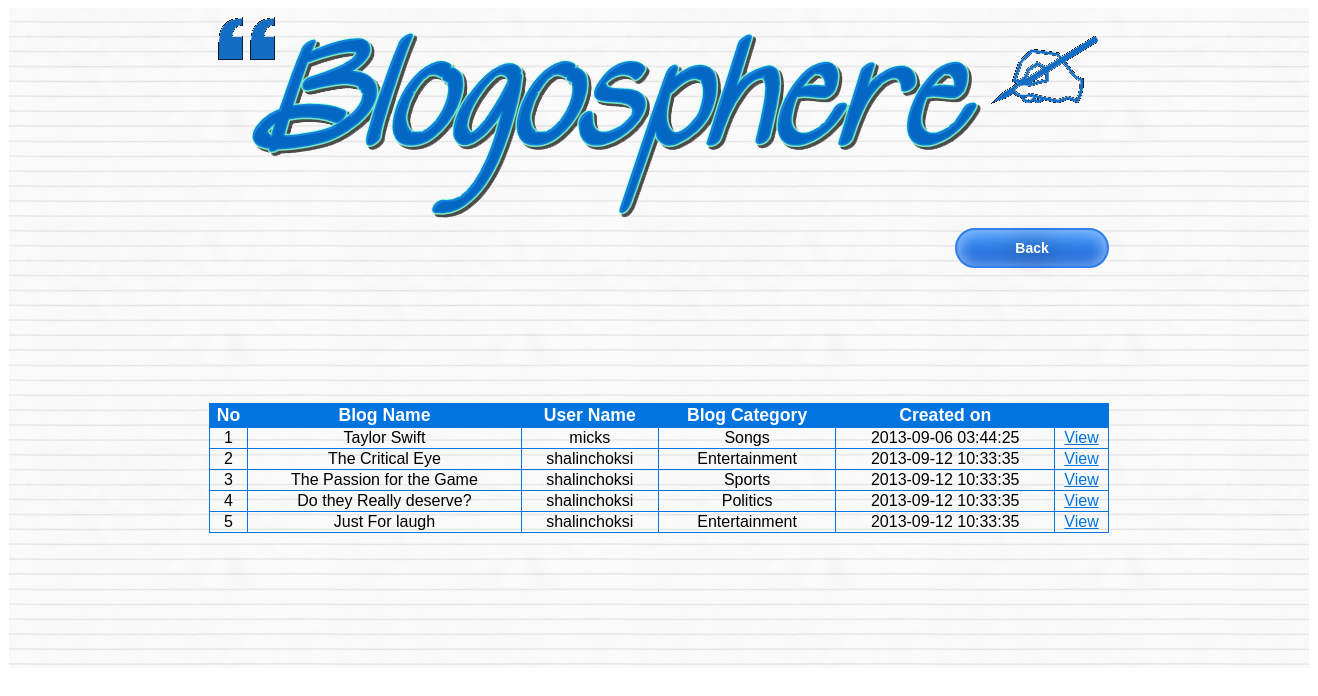
Screenshot of /blog/allblogs.php with the database file from the repository.
### tables this page shows
CREATE TABLE IF NOT EXISTS `blog` (
  `id` int(10) NOT NULL AUTO_INCREMENT,
  `uid` int(11) NOT NULL,
  `bname` varchar(100) NOT NULL,
  `Category` varchar(20) NOT NULL,
  `fontsize` int(11) NOT NULL DEFAULT '7',
  `fontface` varchar(20) NOT NULL DEFAULT 'Times New Roman',
  `fontcolor` blob NOT NULL,
  `bgimg` varchar(30) NOT NULL DEFAULT '/images/bg.png',
  `datetime` datetime NOT NULL,
  `stats` int(11) NOT NULL,
  PRIMARY KEY (`id`)
);

CREATE TABLE IF NOT EXISTS `user_detail` (
  `Id` int(10) NOT NULL AUTO_INCREMENT,
  `fname` varchar(20) NOT NULL,
  `lname` varchar(20) NOT NULL,
  `age` int(11) NOT NULL,
  `dob` date NOT NULL,
  `gender` varchar(6) NOT NULL,
  `cnum` bigint(15) NOT NULL,
  `Username` varchar(20) NOT NULL,
  `emailid` varchar(30) NOT NULL,
  `password` varchar(15) NOT NULL,
  `datetime` datetime NOT NULL,
  `force_new_pw` int(11) NOT NULL DEFAULT '0',
  PRIMARY KEY (`Id`)
);

### blog/allblogs.php (the view, shortened to what this page needs)
<!DOCTYPE html PUBLIC "-//W3C//DTD XHTML 1.0 Transitional//EN" "http://www.w3.org/TR/xhtml1/DTD/xhtml1-transitional.dtd">
<html xmlns="http://www.w3.org/1999/xhtml">
<head>
<link type="text/css" rel="stylesheet" href="1.css" />
<link type="text/css" rel="stylesheet" href="2.css" />
</head>
<body>
  <form name="frmudsr" method="POST" action="#">
  <table width="1300" hieght="700"  class="tableimg" border="0" align="center" cellpadding="0" cellspacing="0" >
<tr>
  <td class="" width="200" height="220"></td>
  <td height="220" width="900" class="image"></td>
  <td class="" width="200" height="220"></td>
</tr>
<tr>
  <td class="" width="200" height=""></td>
  <td height="" width="900" class=""><div style="float:right;"><a href="user.php" class="button"><font color="#fff">Back</font></a></td>
  <td class="" width="200" height=""></td>
</tr>
<tr>
  <td height=""></td>
  <td height="400" width="900">
    <div align="center">
  <?php
include 'connection.php';
$result = mysqli_query($con, "SELECT * FROM blog JOIN user_detail ON user_detail.Id=blog.uid");
echo "<table id='table'>";
echo "<tr>";
echo "<th><b>No</b></th>";
echo "<th><b>Blog Name<b></th>";
echo "<th><b>User Name<b></th>";
echo "<th>Blog Category</th>";
echo "<th>Created on</th>";
echo "<th></th>";
echo "</tr>";
$i = 1;
While ($row = mysqli_fetch_array($result)) {
    echo "<tr><td>$i</td>";
    echo "<td class='user_edit_panel'>" . $row['bname'] . "</td>";
    echo "<td class='user_edit_panel'>" . $row['Username'] . "</td>";
    echo "<td class='user_edit_panel'>" . $row['Category'] . "</td>";
    echo "<td class='user_edit_panel'>" . $row['datetime'] . "</td>";
    echo "<td class='user_edit_panel'><a href=container.php?id=" . $row['id'] . ">View</a></td>";
    $i++;
}
echo "</tr>";
echo "</table>";
?>
  </td>
  <td>
  </td>
</tr>
</table>
</form>
</body>
</html>

### blog/1.css (style rules this page uses)
.image { background-image:url(images/Untitled.png); background-position:center; }
.tableimg { background-image:url(images/lined_paper.png); background-repeat:repeat; }
a, a:visited, a:active { color: #0174DF; }
#table { font-family:"Trebuchet MS", Arial, Helvetica, sans-serif; width:100%; border-collapse:collapse; text-align:center; }
#table th,#table td { font-size:1em; border:1px solid #0174DF; }
#table th { font-size:1.1em; background-color:#0174DF; color:#ffffff; }
.button { -moz-box-shadow:inset 0px 1px 8px 0px #bee2f9; -webkit-box-shadow:inset 0px 1px 8px 0px #bee2f9; box-shadow:inset 0px 1px 8px 0px #bee2f9; background:-webkit-gradient( linear, left top, left bottom, color-stop(0.05, #63b8ee), color-stop(1, #468ccf) ); background:-moz-linear-gradient( center top, #63b8ee 5%, #468ccf 100% ); filter:progid:DXImageTransform.Microsoft.gradient(startColorstr='#63b8ee', endColorstr='#468ccf'); background-color:#63b8ee; -webkit-border-top-left-radius:17px; -moz-border-radius-topleft:17px; border-top-left-radius:17px; -webkit-border-top-right-radius:17px; -moz-border-radius-topright:17px; border-top-right-radius:17px; -webkit-border-bottom-right-radius:0px; -moz-border-radius-bottomright:0px; border-bottom-right-radius:0px; -webkit-border-bottom-left-radius:0px; -moz-border-radius-bottomleft:0px; border-bottom-left-radius:0px; text-indent:0; border:2px solid #3866a3; display:inline-block; color:#14396a; font-family:Comic Sans MS; font-size:18px; font-weight:bold; font-style:normal; height:41px; line-height:41px; width:141px; text-decoration:none; text-align:center; }

### blog/2.css (style rules this page uses)
.button { -moz-box-shadow:inset 0px 1px 15px 1px #97c4fe; -webkit-box-shadow:inset 0px 1px 15px 1px #97c4fe; box-shadow:inset 0px 1px 15px 1px #97c4fe; background:-webkit-gradient( linear, left top, left bottom, color-stop(0.05, #3d94f6), color-stop(1, #1e62d0) ); background:-moz-linear-gradient( center top, #3d94f6 5%, #1e62d0 100% ); filter:progid:DXImageTransform.Microsoft.gradient(startColorstr='#3d94f6', endColorstr='#1e62d0'); background-color:#3d94f6; -webkit-border-top-left-radius:23px; -moz-border-radius-topleft:23px; border-top-left-radius:23px; -webkit-border-top-right-radius:23px; -moz-border-radius-topright:23px; border-top-right-radius:23px; -webkit-border-bottom-right-radius:23px; -moz-border-radius-bottomright:23px; border-bottom-right-radius:23px; -webkit-border-bottom-left-radius:23px; -moz-border-radius-bottomleft:23px; border-bottom-left-radius:23px; text-indent:0px; border:2px solid #337fed; display:inline-block; color:#ffffff; font-family:Arial; font-size:14px; font-weight:bold; font-style:normal; height:36px; line-height:36px; width:150px; text-decoration:none; text-align:center; text-shadow:1px 1px 22px #283c4f; }

### rows the page displays
blog: bname "Taylor Swift", user_detail.Username "micks", Category "Songs", user_detail.datetime "2013-09-06 03:44:25"
blog: bname "The Critical Eye", user_detail.Username "shalinchoksi", Category "Entertainment", user_detail.datetime "2013-09-12 10:33:35"
blog: bname "The Passion for the Game", user_detail.Username "shalinchoksi", Category "Sports", user_detail.datetime "2013-09-12 10:33:35"
blog: bname "Do they Really deserve?", user_detail.Username "shalinchoksi", Category "Politics", user_detail.datetime "2013-09-12 10:33:35"
blog: bname "Just For laugh", user_detail.Username "shalinchoksi", Category "Entertainment", user_detail.datetime "2013-09-12 10:33:35"
